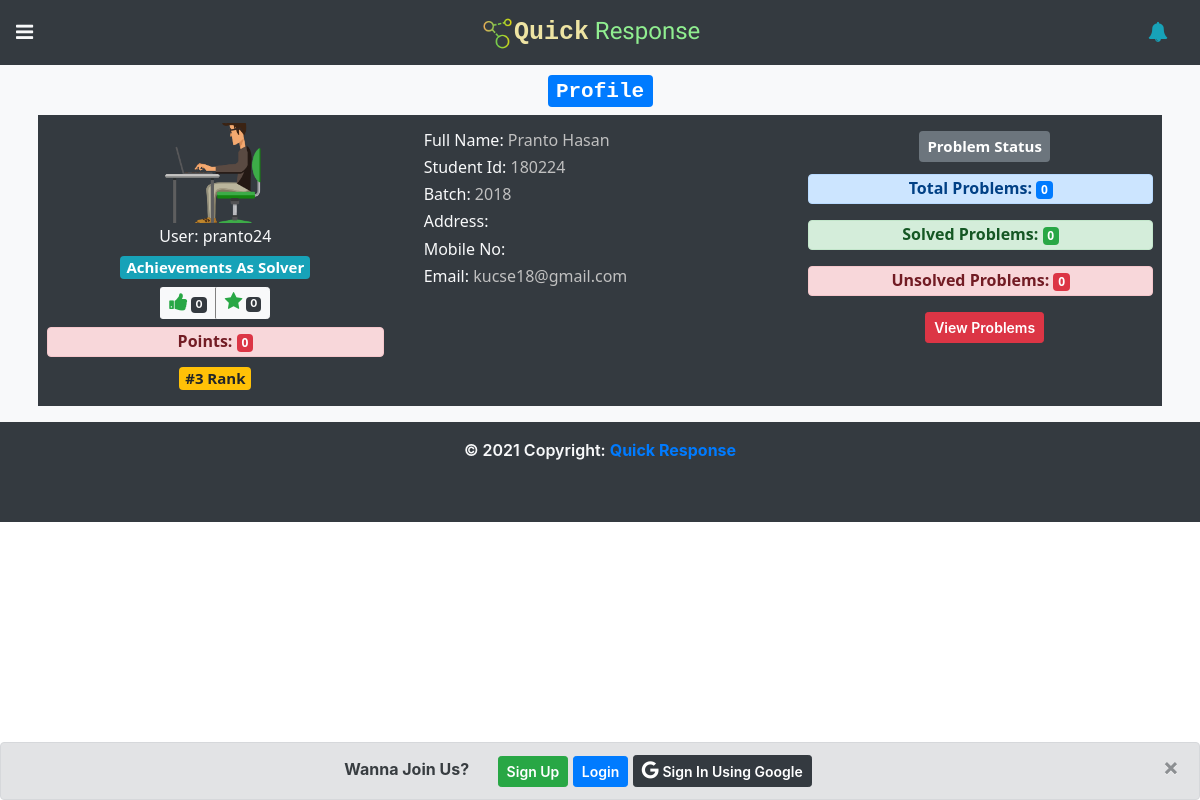
The app's page /12/profile/, older data.
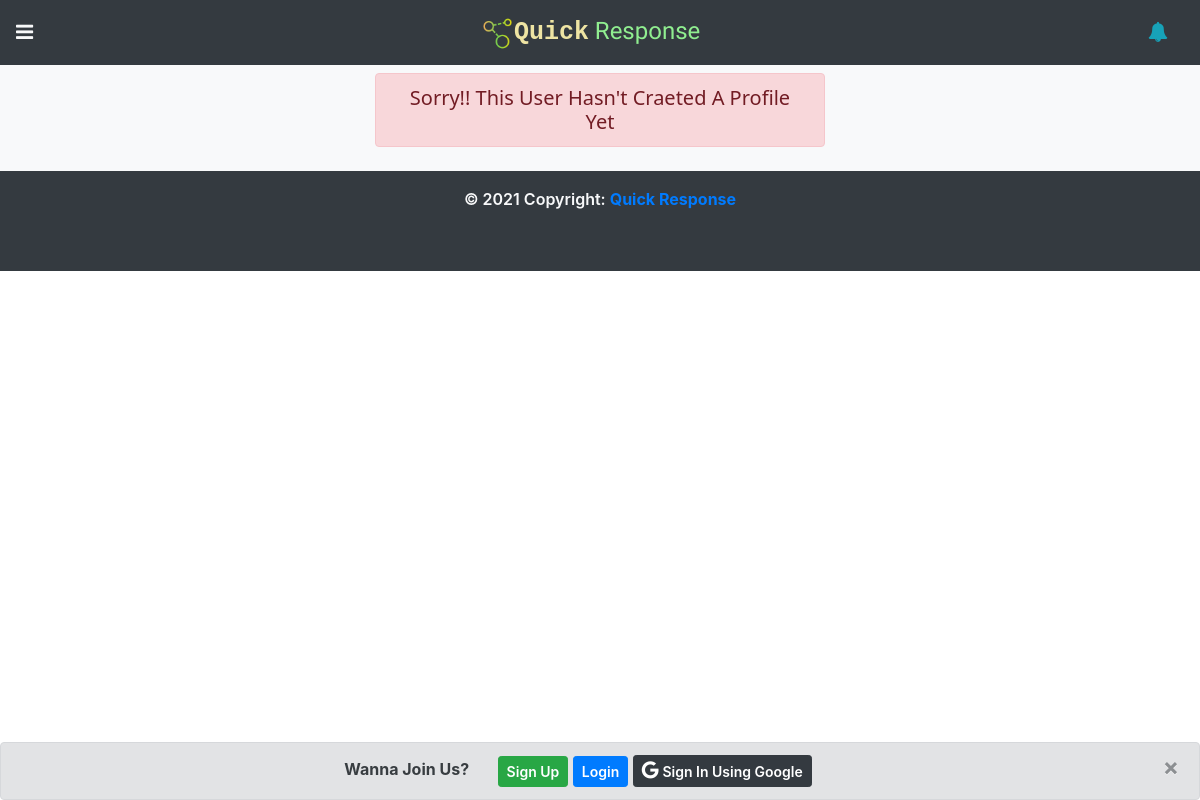
The same page, newer data.
### home/models.py (models this page shows, shortened)
class Profile(models.Model):
    full_name = models.CharField(max_length=255)
    profile_picture = models.FileField(upload_to='uploads/')
    batch = models.CharField(max_length=50)
    student_id = models.CharField(max_length=50)
    address = models.CharField(max_length=100,blank=True)
    mobile = models.CharField(max_length=60,blank=True)
    facebook = models.URLField(max_length=60,blank=True)
    total_points = models.IntegerField(default=0)
    user = models.OneToOneField(settings.AUTH_USER_MODEL, on_delete=models.CASCADE,related_name="profile")

### home/views.py (the view, shortened to what this page needs)
# urls.py: path('<int:id>/profile/',profile_view,name='profile_view'),
def profile_view(request,id,msg=None):
    form = ProfileForm()
    user = User.objects.get(id=id)
    print(user)
    alert = ''
    if msg == 'required':
        alert = 'You Must Create A Profile First'
    try:
        profile = Profile.objects.get(user=user)
        update_form = ProfileForm(instance=profile)
        pass_form = PasswordChangeForm(user=user)
        solved = Problem.objects.filter(Q(author=profile.user) & Q(is_solved=True)).count()
        unsolved = Problem.objects.filter(Q(author=profile.user) & Q(is_solved=False)).count()
    except:
        profile = ''
        update_form = ''
        pass_form = ''
        solved = ''
        unsolved = ''
    context = {
        'form':form,
        'user':user,
        'profile': profile,
        'update_form':update_form,
        'pass_form':pass_form,
        'solved_count':solved,
        'unsolved_count':unsolved,
        'alert':alert,
    }
    return render(request,"home/profile.html",context)

### home/templatetags/custom_tags.py (called while the page is built)
def point_rank(points):
    profiles = Profile.objects.all().order_by('-total_points')
    for i in range(1,len(profiles)+1):
        if profiles[i-1].total_points == points:
            return i

def vote_count(user):
    voter = Solution.objects.filter(author=user)
    total_vote = 0
    for v in voter:
        total_vote+=v.vote
    return total_vote

def star_count(user):
    best_answer = Solution.objects.filter(Q(author=user) & Q(best_answer=True)).count()
    print('yo')
    return best_answer

### templates/home/profile.html (shortened to what this page needs)
{% extends "base.html" %}
{% load static %}
{% block content %}
{% load custom_tags %}
<div class="text-dark profile_section bg-light" style="overflow-x: hidden;">
    <div class="container p-2">
        {% if profile %}
        <div class="text-center">
            <h3><span class="badge badge-primary">Profile</h3>
        </div>
        <div class="text-center bg-dark text-light mb-2 profile_data">
            <div class="row">
                <div class="col-lg-4 px-3 py-2">
                    <img src="{{profile.profile_picture.url}}" style="object-fit: cover;" height="100px"
                        width="100px" />
                    <h6 class="text-light pt-1">User: {{profile.user.username}}</h6>
                    <h5><span class="badge badge-info">Achievements As Solver</span></h5>
                    <div class="btn-group btn-group-sm">
                        {% if profile.user|vote_count > -1 %}
                        <button type="button" class="btn btn-light" style="border-right: 2px grey solid;" data-toggle="tooltip" title="Net Vote"><i
                            class="fa fa-thumbs-up text-success" style="font-size: 20px;"></i> <span class="badge badge-dark">{{profile.user|vote_count}}</span></button>
                        {% else %}
                        <button type="button" class="btn btn-light" style="border-right: 2px grey solid;" data-toggle="tooltip" title="Net Vote"><i
                            class="fa fa-thumbs-down text-danger" style="font-size: 20px;"></i> <span class="badge badge-dark">{{profile.user|vote_count}}</span></button>
                        {% endif %}
                        <button type="button" class="btn btn-light" data-toggle="tooltip" title="Best Answer"><i
                            class="fa fa-star text-success" style="font-size: 19px;"></i> <span class="badge badge-dark">{{profile.user|star_count}}</span></button>
                      </div>
                    <h6 class="alert alert-danger m-2 py-1 font-weight-bold">Points: <span
                            class="badge badge-danger">{{profile.total_points}}</span></h6>
                    <h5><span class="badge badge-warning">#{{profile.total_points|point_rank}} Rank</span></h5>
                </div>
                <div class="col-lg-4 p-3 text-md-left">
                    <h6>Full Name: <span style="color: silver;">{{profile.full_name}}</span>
                    </h6>
                    <h6>Student Id: <span style="color: silver;">{{profile.student_id}}</span>
                    </h6>
                    <h6>Batch: <span style="color: silver;">{{profile.batch}}</span>
                    </h6>
                    <h6>Address:
                    </h6>
                    <h6>Mobile No:
                    </h6>
                    <h6>Email: <span style="color: silver;">{{profile.user.email}}</span>
                    </h6>
                </div>
                <div class="col-lg-4 p-3 text-center">
                    <h5><span class="badge badge-secondary p-2 mb-1">Problem Status</span></h5>
                    <h6 class="alert alert-primary py-1 mr-2 font-weight-bold">Total Problems:  <span class="badge badge-primary">{{profile.user.problem_set.count}}</span></h6>
                    <h6 class="alert alert-success py-1 mr-2 font-weight-bold">Solved Problems:  <span class="badge badge-success">{{solved_count}}</span></h6>
                    <h6 class="alert alert-danger py-1 mr-2 font-weight-bold">Unsolved Problems:  <span class="badge badge-danger">{{unsolved_count}}</span></h6>
                    <a href="{% url 'profile_view_problems' profile.user.id %}"><button class="btn btn-danger btn-sm">View Problems</button></a>
                </div>
            </div>
        </div>
        {% else %}
        <div class="row h-100 justify-content-center">
            <div class="col-10 col-md-7 col-lg-5">
                <h5 class="alert alert-danger text-center">Sorry!! This User Hasn't Craeted A Profile Yet</h5>
            </div>
        </div>
        {% endif %}
    </div>
</div>
{% endblock %}

### templates/base.html (shortened to what this page needs)
<!DOCTYPE html>
<html lang="en">
{% load static %} {% load socialaccount %}
{% load notifications_tags %}
<head>
  <link rel="stylesheet" href="https://maxcdn.bootstrapcdn.com/bootstrap/4.5.2/css/bootstrap.min.css" />
  <link rel="stylesheet" href="https://cdnjs.cloudflare.com/ajax/libs/font-awesome/4.7.0/css/font-awesome.min.css" />
  <link rel="stylesheet" href="{% static 'style.css' %}" />
  <link rel="stylesheet" href="{% static 'owl.carousel.min.css' %}" />
</head>
<body>
  <nav class="navbar navbar-expand-sm bg-dark navbar-dark sticky-top">
    <ul class="navbar-nav mr-auto">
      <li class="nav-item">
        <a class="navbar-brand text-light" href="#" data-toggle="tooltip" title="Menu" id="menu_btn"><i
            class="fa fa-reorder" id="menu_icon"></i></a>
      </li>
    </ul>
    <ul class="navbar-nav m-auto">
      <li class="nav-item">
        <a class="navbar-brand" href="{% url 'home_view' %}"><img
            src="{% static 'images/logo.png' %}" alt="Logo" /><span class="nav-title" style="
                color: rgb(238, 228, 163);
                font-family: 'Courier New', Courier, monospace;
              " >Quick</span><span class="nav-title-1" style="color: lightgreen; font-family: var(--font-2);">
            Response</span></a>
      </li>
    </ul>
    <ul class="navbar-nav ml-auto">
      <li class="nav-item">
        <a class="navbar-brand text-light" id="noti" href="#" data-toggle="tooltip" title="Notification"><i
            class="fa fa-bell text-info"></i></a>
      </li>
    </ul>
  </nav>
  <div id="main_content">{% block content %}{% endblock %}</div>
  {% if not request.user.is_authenticated %}
  <div class="alert alert-secondary alert-dismissible" id="auth_alert">
    <a href="#" class="close" data-dismiss="alert" aria-label="close">&times;</a>
    <strong class="pr-4">Wanna Join Us?</strong>
    <a href="{% url 'account_signup' %}"><button class="btn btn-success btn-sm">Sign Up</button></a>
    <a href="{% url 'account_login' %}?next={{request.path}}"><button class="btn btn-primary btn-sm">Login</button></a>
    <a href="{% provider_login_url 'google' %}?next={{request.path}}"><button class="btn btn-dark btn-sm">
        <i class="fa fa-google" style="font-size: 20px"></i> Sign In Using
        Google
      </button></a>
  </div>
  {% endif %}
  <footer>
    <div class="footer-copyright text-center text-light pt-3 bg-dark" style="font-weight: 600; padding-bottom: 60px">
      © 2021 Copyright:
      <a href="{% url 'home_view' %}" style="font-weight: 700">
        Quick Response</a>
    </div>
  </footer>
</body>
</html>

### home/static/style.css (style rules this page uses)
:root { --font-1: "Newsreader", serif; --font-2: "Girassol", cursive; }
* { margin: 0; padding: 0; outline: none !important; }
body { overflow-x: hidden !important; }
img { max-width: 100%; vertical-align: middle; }
h1, h2, h3, h4, h5, h6, .my_font { font-family: "Courier New", Courier, monospace; }
h5, h6 { font-family: "Segoe UI", Tahoma, Geneva, Verdana, sans-serif; }
.btn { font-weight: 600; }
.nav-title { font-size: 25px; font-weight: 600; }
.nav-title-1 { font-size: 24px; }
.navbar-brand img { width: 33px; }
#auth_alert { position: fixed; bottom: 0px; width: 100%; z-index: 1; margin-bottom: 0; text-align: center; }

Row changes from the older to the newer data that the page shows:
removed Profile: profile_picture (picture), user.username "pranto24", user|vote_count "0", user|star_count "0", total_points "0", total_points|point_rank "3", full_name "Pranto Hasan", student_id "180224", batch "2018", user.email "kucse18@gmail.com", user.problem_set.count "0"
Text that changed along with them:
{{ solved_count }}: "0" → (not shown)
{{ unsolved_count }}: "0" → (not shown)
text no longer shown: "Profile User: Achievements As Solver Points: # Rank Full Name: Student Id: Batch: Address: Mobile No: Email: Problem Status Total Problems: Solved Problems: Unsolved Problems: View Problems"
text now shown: "Sorry!! This User Hasn't Craeted A Profile Yet"
